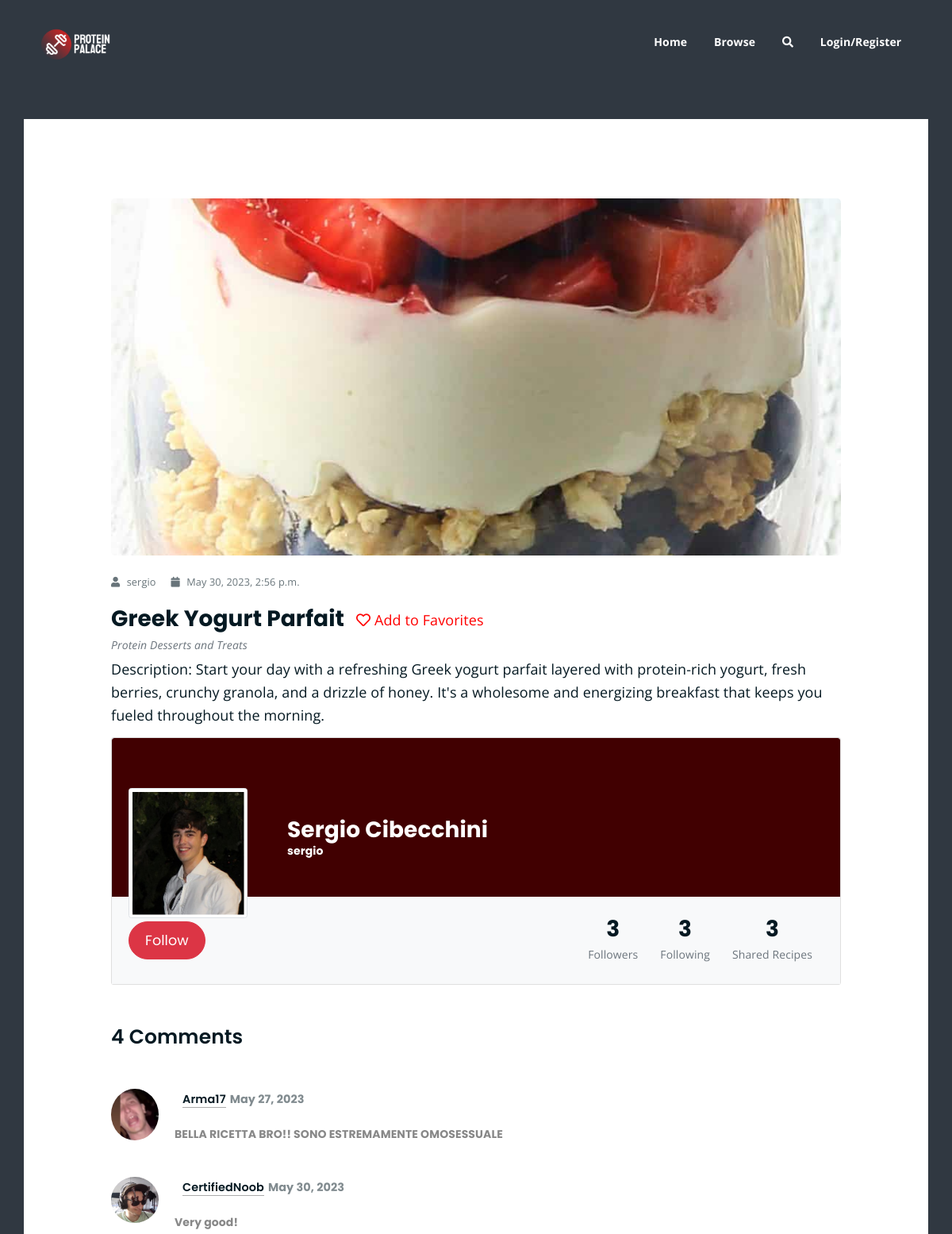
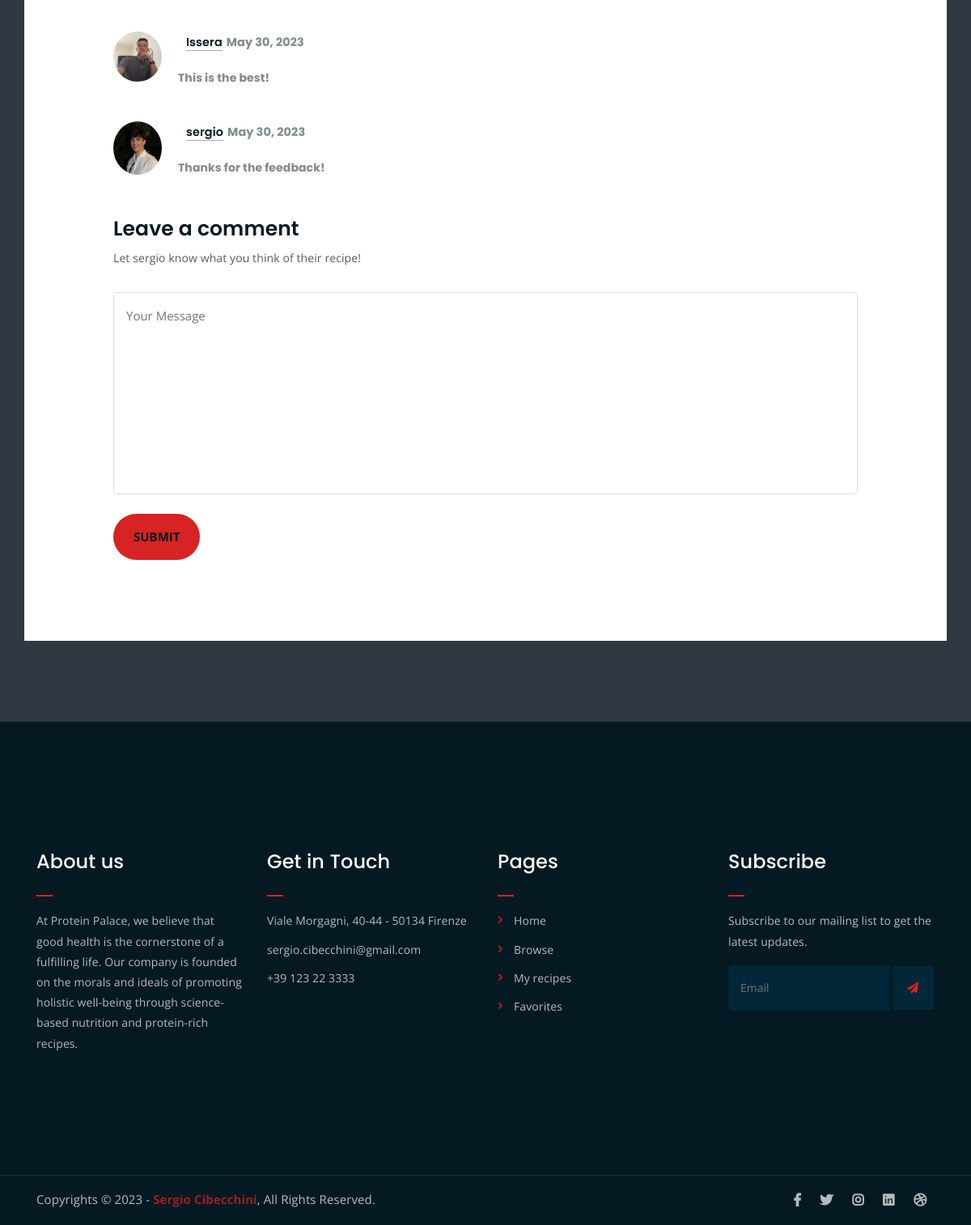
The page /recipe/5/ on the database its author committed (2 pictures, top to bottom).
### ProteinPalaceApp/models.py (models this page shows, shortened)
class Recipe(models.Model):
    user = models.ForeignKey(User, on_delete=models.SET_NULL, null=True)
    name = models.CharField(max_length=255)
    image = models.ImageField(upload_to=recipe_image_filename)
    description = models.TextField()
    category = models.ForeignKey('Category', on_delete=models.CASCADE)
    comments = models.ManyToManyField('Comment', blank=True)
    createdAt = models.DateTimeField(auto_now_add=True)
    updatedAt = models.DateTimeField(auto_now=True)

class Category(models.Model):
    name = models.CharField(max_length=255)
    def __str__(self):
        return self.name

class UserProfile(models.Model):
    user = models.OneToOneField(User, on_delete=models.CASCADE)
    following = models.ManyToManyField(User, related_name='followers', blank=True)
    favouriteRecipes = models.ManyToManyField('Recipe')
    profilePicture = models.ImageField(upload_to=user_profile_picture_filename, blank=True)
    createdAt = models.DateTimeField(auto_now_add=True)
    updatedAt = models.DateTimeField(auto_now=True)

class Comment(models.Model):
    user = models.ForeignKey(User, on_delete=models.CASCADE)
    content = models.TextField()
    postedAt = models.DateTimeField(auto_now_add=True)

### ProteinPalaceApp/views.py (the view, shortened to what this page needs)
# urls.py: path('recipe/<int:pk>/', views.RecipeDetailView.as_view(template_name = "single-recipe.html"), name = 'recipe-detail'),
class RecipeDetailView(DetailView):
    model = Recipe
    template_name = 'single-recipe.html'

### templates/single-recipe.html (shortened to what this page needs)
{% extends 'index.html' %}
{% load static %}
{% block content %}
	<div class="pt-150 pb-100" style = "background-color: var(--website-background);" >
		<div class="container">
			<div class="row pt-100 pb-100"  style = "background-color:white" >
				<div class="col-lg-10 mx-auto">
					<div class="single-article-section">
						<div class="single-article-text">
							<div class="single-artcile-bg" style="background-image: url('{{ recipe.image.url }}');"></div>
							<p class="blog-meta">
								<span class="author"><i class="fas fa-user"></i> {{ object.user}}</span>
								<span class="date"><i class="fas fa-calendar"></i> {{ object.updatedAt }}</span>
							</p>
							<div class="d-flex align-items-center">
								<h3 class="d-inline">{{ object.name }}</h3>
								<form action="{% url 'recipe-detail' object.pk %}" class= "mb-3 ml-1" method="POST">
									{% if request.user.is_authenticated %}
									  {% if object in request.user.userprofile.favouriteRecipes.all %}
										<button type="submit" name="unfavorite" class="btn btn-link" style="color: red;font-size: 18px;">
										  <i class="fas fa-heart"></i> Remove from Favorites
										</button>
									  {% else %}
										<button type="submit" name="favorite" class="btn btn-link" style="color: red; font-size: 18px;">
										  <i class="far fa-heart"></i> Add to Favorites
										</button>
									  {% endif %}
									{% else %}
									  <a href="{% url 'login' %}" class="btn btn-link" style="color: red;font-size: 18px;">
										<i class="far fa-heart"></i> Add to Favorites
									  </a>
									{% endif %}
								  </form>
							</div>
							<div class= "float-left font-italic text-muted" style="margin-top: -15px;"> {{ object.category }}</div>
							<p class="pt-3 " style="font-size: 18px;">
								{{ object.description }}
							</p>
						</div>
						<div>
								<div class="py-12 mt-3">
								  <div class="row d-flex justify-content-center align-items-center">
									<div class="col col-lg-12 col-xl-12">
									  <div class="card">
										<div class="rounded-top text-white d-flex flex-row" style="background-color: #410001; height:200px;">
											<a href="{% url 'profile' object.user.username %}">
											<div class=" ml-4 ms-4 mt-5 d-flex flex-column" style="width: 200px;">
											  {% if object.user.userprofile.profilePicture %}
											  <img src="{{ object.user.userprofile.profilePicture.url }}"
											  alt="Profile Picture"
											  class="img-fluid img-thumbnail mt-4 mb-2"
											  style="width: 150px; z-index: 1">
											  {% else %}
											  <img src="{% static 'img/placeholder.webp' %}"
											  alt="Profile Picture"
											  class="img-fluid img-thumbnail mt-4 mb-2 ml-4"
											  style="width: 150px; z-index: 1">
											  {% endif %}
										  </div>
										  </a>
										  <div class="ms-3" style="margin-top: 100px;">
											<a href="{% url 'profile' object.user.username %}">
												<h3 style="color:white;">{{ object.user.first_name }} {{ object.user.last_name }}</h5>
											</a>
											<a href="{% url 'profile' object.user.username %}">
												<h6 style="color:white;">{{ object.user.username }}</h6>
											</a>
										  </div>
										</div>
										<div class="p-4 text-black" style="background-color: #f8f9fa;">
										  <div class="d-flex justify-content-between text-center py-1">
											<div class="d-flex align-items-center">
												{% if request.user.is_authenticated %}
												{% if recipe.user in request.user.userprofile.following.all %}
													<form method="post">
														{% csrf_token %}
														<button type="submit" class="btn boxed-btn mr-1 btn-outline-danger  btn-lg" name="unfollow">Unfollow</button>
													</form>
												{% else %}
													<form method="post">
														{% csrf_token %}
														<button type="submit" class="btn boxed-btn mr-1 btn-outline-danger active btn-lg" name="follow">Follow</button>
													</form>
												{% endif %}
												{% else %}
												<a href="{% url 'login' %}" class="btn boxed-btn mr-1 btn-outline-danger active btn-lg">Follow</a>
												{% endif %}
											</div>
											<div class="ml-auto d-flex">
											  <div class="px-3">
												<p class="mb-1 h3">{{ object.user.userprofile.user.followers.count }}</p>
												<p class="medium text-muted mb-0">Followers</p>
											  </div>
											  <div class="px-3">
												<p class="mb-1 h3">{{ object.user.userprofile.following.count }}</p>
												<p class="medium text-muted mb-0">Following</p>
											  </div>
											  <div class="px-3">
												<p class="mb-1 h3">{{ object.user.recipe_set.count }}</p>
												<p class="medium text-muted mb-0">Shared Recipes</p>
											  </div>
											</div>
										  </div>
										</div>
									</div>
								</div>
						</div>
						<div class="comments-list-wrap">
							<h3 class="comment-count-title">{{ recipe.comments.count }} Comments</h3>
							<div class="comment-list">
								{% for comment in recipe.comments.all %}
								<div class="single-comment-body">
									<div class="comment-user-avater">
										<a href="{% url 'profile' comment.user.username %}">
											<img src="{{ comment.user.userprofile.profilePicture.url }}" alt="Profile Picture">
										</a>
									</div>
									<div class="comment-text-body">
										<h4> <a href="{% url 'profile' comment.user.username %}">{{ comment.user.username }}</a><span class="comment-date">{{ comment.postedAt|date:"F d, Y" }}</span> </h4>
										<p class="h6">{{ comment.content }}</p>
									</div>
								</div>
								{% endfor %}
							</div>
						</div>
						<div class="comment-template">
							<h4>Leave a comment</h4>
							<p>Let {{ object.user.username }} know what you think of their recipe!</p>
							<form method="POST" action="{% url 'comment-create' %}">
								<p><textarea name="content" cols="30" rows="10" placeholder="Your Message"></textarea></p>
								<p><input type="submit" value="Submit"></p>
							</form>
						</div>
					</div>
				</div>
			</div>
		</div>
	</div>
</div>
</div>
{% endblock %}

### static/styles/main.css (style rules this page uses)
:root { --website-accents: #D72323; --website-hover: #F2F2F2; --website-background: #303841; --website-text: #EEEEEE; --website-touches: #3A4750; }
html { font-size: 14px; font-weight: 400; line-height: 28px; height: 100%; }
body { font-family: "Open Sans", sans-serif; font-weight: 400; font-size: 1rem; letter-spacing: 0.1px; line-height: 1.8; color: var(--website-background); overflow-x: hidden; }
body img { max-width: 100%; }
a { cursor: pointer; text-decoration: none; -webkit-transition: all 0.2s ease-in-out; -o-transition: all 0.2s ease-in-out; transition: all 0.2s ease-in-out; }
h1, .h1, h2, .h2, h3, .h3, h4, .h4, h5, .h5, h6, .h6 { font-family: "Poppins", sans-serif; font-weight: 700; margin: 0 0 1.25rem 0; color: #051922; }
h1:last-child, .h1:last-child, h2:last-child, .h2:last-child, h3:last-child, .h3:last-child, h4:last-child, .h4:last-child, h5:last-child, .h5:last-child, h6:last-child, .h6:last-child { margin: 0; }
h3, .h3 { font-size: 2rem; font-weight: 700; line-height: 2.25rem; }
h4, .h4 { font-size: 1.5rem; font-weight: 700; line-height: 1.75rem; }
h6, .h6 { font-size: 1rem; font-weight: 700; line-height: 1.5rem; }
p { font-family: "Open Sans", sans-serif; font-weight: 400; font-size: 1rem; letter-spacing: 0.1px; line-height: 1.8; color: #051922; margin: 0 0 1.25rem 0; }
p:last-child { margin: 0; }
.pt-100 { padding-top: 100px; }
.pb-100 { padding-bottom: 100px; }
.pt-150 { padding-top: 150px; }
a.boxed-btn { font-family: 'Poppins', sans-serif; display: inline-block; background-color: var(--website-accents); color: #fff; padding: 10px 20px; }
a.boxed-btn, a.bordered-btn, a.cart-btn { border-radius: 50px; }
a.boxed-btn { -webkit-transition: 0.3s; -o-transition: 0.3s; transition: 0.3s; }
input[type="submit"] { -webkit-transition: 0.3s; -o-transition: 0.3s; transition: 0.3s; border-radius: 50px !important; }
.comment-text-body h4 a { -webkit-transition: 0.3s; -o-transition: 0.3s; transition: 0.3s; }
html, body { height: 100%; }
input[type="submit"] { background-color: var(--website-accents); color: #051922; font-weight: 700; text-transform: uppercase; font-size: 15px; border: none !important; cursor: pointer; padding: 15px 25px; border-radius: 3px; }
p.blog-meta span { margin-right: 15px; opacity: 0.6; color: #051922; font-size: 0.85em; }
p.blog-meta span:last-child { margin-right: 0; }
p.blog-meta span i { margin-right: 5px; }
.single-artcile-bg { height: 450px; }
.single-artcile-bg { background-size: cover; background-position: center; background-color: #ddd; border-radius: 5px; margin-bottom: 20px; }
.single-article-text p { font-size: 15px; line-height: 1.6; color: #051922; }
.comments-list-wrap { margin: 50px 0; }
.comments-list-wrap h3 { font-size: 25px; font-weight: 600; margin-bottom: 50px; }
.comment-template h4 { font-size: 25px; font-weight: 600; margin-bottom: 50px; }
.single-comment-body { position: relative; }
.comment-user-avater { position: absolute; left: 0; top: 0; }
.comment-user-avater img { width: 60px; max-width: 60px; border-radius: 50%; }
.comment-text-body { padding-left: 80px; margin-bottom: 40px; }
.comment-text-body h4 { font-size: 18px; font-weight: 600; }
span.comment-date { opacity: 0.5; font-size: 80%; font-weight: 700; margin-left: 5px; }
.comment-text-body h4 a { color: #051922; font-size: 80%; margin-left: 10px; border-bottom: 1px solid #aaa; }
.comment-text-body p { color: #888; line-height: 2; margin: 0; }
.comment-template h4 { margin-bottom: 10px; }
.comment-template > p { opacity: 0.7; margin-bottom: 30px; }
.comment-template form p textarea { border: 1px solid #ddd; padding: 15px; font-size: 15px; color: #051922; border-radius: 5px; height: 250px; resize: none; width: 100%; }

### rows shown on the page
Recipe: image (picture), user "sergio", updatedAt "May 30, 2023, 2:56 p.m.", name "Greek Yogurt Parfait", category "Protein Desserts and Treats", description "Description: Start your day with a refreshing Greek yogurt parfait layered with protein-rich yogurt, fresh berries, crunchy granola, and a drizzle of honey. It's a wholesome and energizing breakfast that keeps you fueled throughout the morning.", user.userprofile.profilePicture (picture), user.first_name "Sergio", user.last_name "Cibecchini", user.username "sergio", user.userprofile.user.followers.count "3", user.userprofile.following.count "3", user.recipe_set.count "3", comments.count "4"
Comment: user.userprofile.profilePicture (picture), user.username "Arma17", postedAt "May 27, 2023", content "BELLA RICETTA BRO!! SONO ESTREMAMENTE OMOSESSUALE"
Comment: user.userprofile.profilePicture (picture), user.username "CertifiedNoob", postedAt "May 30, 2023", content "Very good!"
Comment: user.userprofile.profilePicture (picture), user.username "Issera", postedAt "May 30, 2023", content "This is the best!"
Comment: user.userprofile.profilePicture (picture), user.username "sergio", postedAt "May 30, 2023", content "Thanks for the feedback!"
